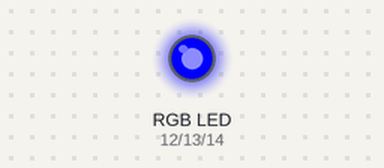
This sketch was run on a simulated Arduino Uno, built with avr-gcc and run on an emulated ATmega328P. Parts: an RGB LED mixed from three pins (HIGH = lit).

Above: at 0.2 s.
At 1.7 s:
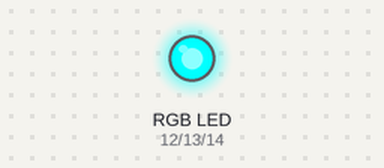
At 3.2 s:
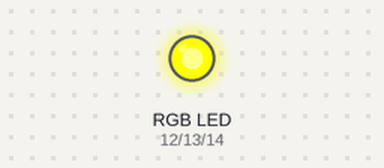
At 4.0 s:
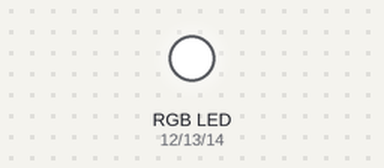
Timing chart, 0 to 5.9 s (numbered marks = the images above):
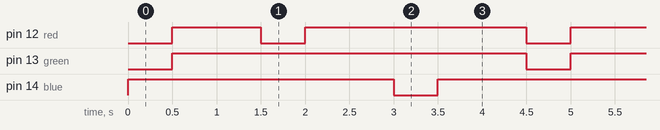

Measured:
- by itself, pin 12 (red): repeats every 4.5 s: LOW 0.50 s, HIGH 2.5 s, LOW 0.50 s, HIGH 1.0 s
- by itself, pin 13 (green), pin 14 (blue): alternates HIGH for 4.0 s and LOW for 0.50 s
- by itself, everything shown: repeats every 4.5 s, in 6 steps

The sketch:

RGBLED.ino
```cpp
#define red 12
#define green 13

#define blue 14

//共陽RGB
int Pins[]={red,green,blue};
void setup() {
  // put your setup code here, to run once:
  int j=0;
  while(j<=2)
  {
    pinMode(Pins[j],OUTPUT);
    digitalWrite(Pins[j],HIGH);
    j++;
  }
}

void loop() {

  digitalWrite(red,LOW);
  digitalWrite(green,LOW);
  delay(500);
  digitalWrite(green,HIGH);
  digitalWrite(red,HIGH);
  delay(1000);

  digitalWrite(red,LOW);
  delay(500);
  digitalWrite(red,HIGH);
  delay(1000);

  digitalWrite(blue,LOW);
  delay(500);
  digitalWrite(blue,HIGH);
  delay(1000);
}
```
